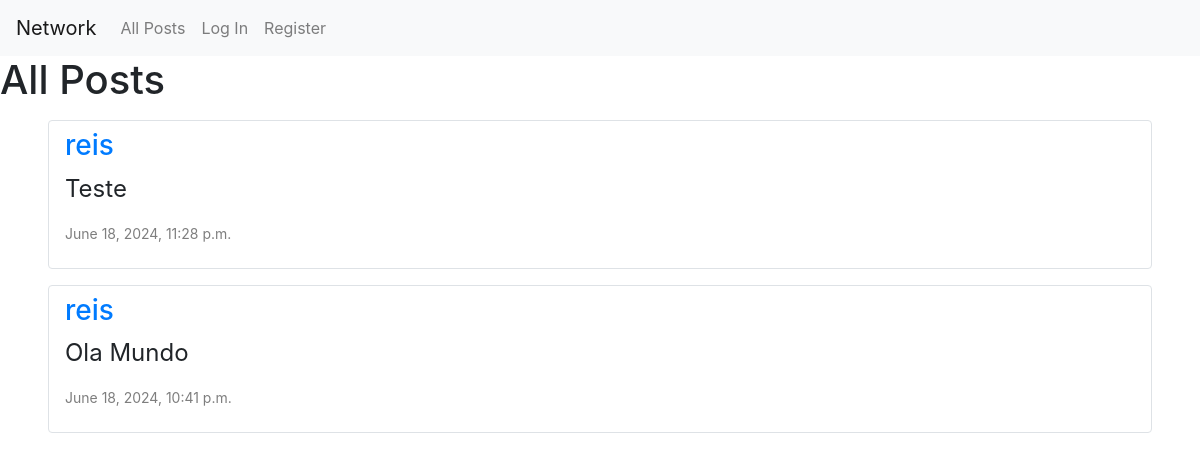
Before: / with the older database file.
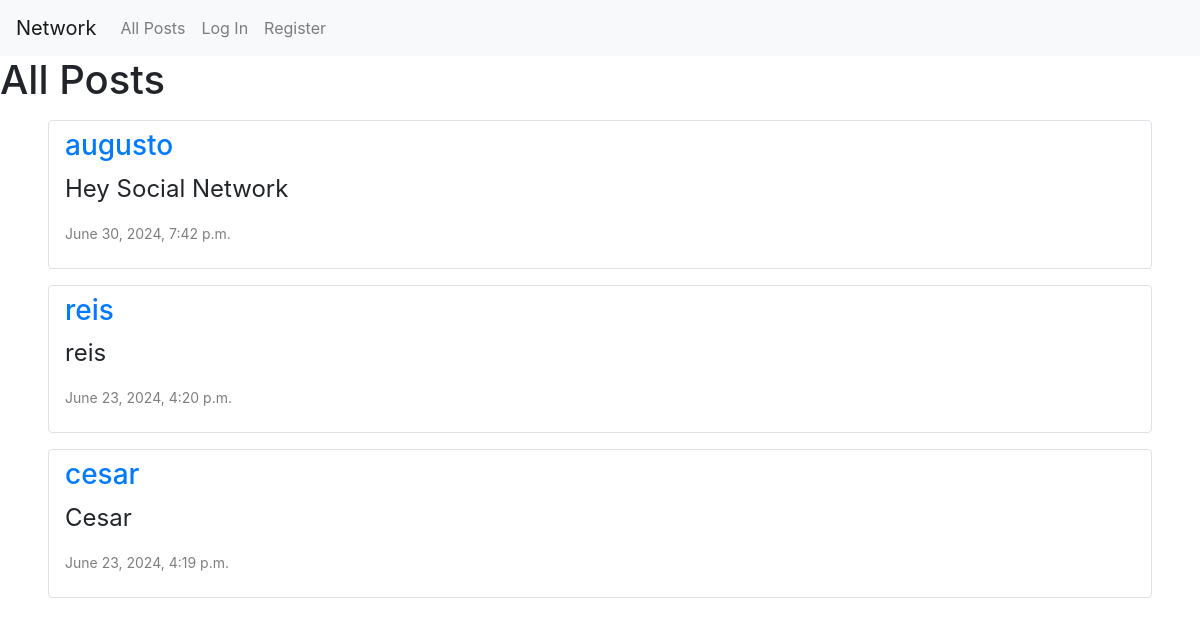
After: the same page with the newer database file.
### network/models.py (models this page shows, shortened)
class Post(models.Model):
    content = models.CharField(max_length=140)
    author = models.ForeignKey(User, on_delete=models.CASCADE, related_name="author")
    date = models.DateTimeField(auto_now_add=True)

class User(AbstractUser):
    pass

### network/views.py (the view)
# urls.py: path("", views.index, name="index"),
def index(request):
    allPosts = Post.objects.all().order_by("id").reverse()
    paginator = Paginator(allPosts, 10)
    allPosts = paginator.get_page(request.GET.get('page'))
    return render(request, "network/index.html",{
        "allPosts": allPosts,
    })

### network/templates/network/index.html (shortened to what this page needs)
{% extends 'network/layout.html' %}
{% block body %}
  <h1>All Posts</h1>
  <div class="all-posts">
    {% for post in allPosts %}
      <div class="post-card rounded my-3 mx-5 border py-2 px-3">
        <h3><a href="{% url 'profile' user_id=post.author.id %}">{{ post.author }}</a></h3>
        <p>{{ post.content }}</p>
        <p>{{ post.date }}</p>
      </div>
    {% endfor %}
  </div>
{% endblock %}

### network/templates/network/layout.html (shortened to what this page needs)
{% load static %}
<!DOCTYPE html>
<html lang="en">
  <head>
    <link rel="stylesheet" href="https://stackpath.bootstrapcdn.com/bootstrap/4.4.1/css/bootstrap.min.css" />
    <link href="{% static 'network/styles.css' %}" rel="stylesheet" />
  </head>
  <body>
    <nav class="navbar navbar-expand-lg navbar-light bg-light">
      <a class="navbar-brand" href="{% url 'index' %}">Network</a>
      <div>
        <ul class="navbar-nav mr-auto">
          <li class="nav-item">
            <a class="nav-link" href="{% url 'index' %}">All Posts</a>
          </li>
          {% if user.is_authenticated %}
            <li class="nav-item">
              <a class="nav-link" href="#">Following</a>
            </li>
            <li class="nav-item">
              <a class="nav-link" href="{% url 'logout' %}">Log Out</a>
            </li>
          {% else %}
            <li class="nav-item">
              <a class="nav-link" href="{% url 'login' %}">Log In</a>
            </li>
            <li class="nav-item">
              <a class="nav-link" href="{% url 'register' %}">Register</a>
            </li>
          {% endif %}
        </ul>
      </div>
    </nav>
    <div class="body">
      {% block body %}
      {% endblock %}
    </div>
  </body>
</html>

### network/static/network/styles.css (style rules this page uses)
.all-posts p:last-child { font-size: 14px; color: rgb(126, 126, 126); }
.all-posts p { font-size: 24px; }

Changed rows visible on the page:
removed Post: author "reis", content "Ola Mundo", date "June 18, 2024, 10:41 p.m."
added Post: author "augusto", content "Hey Social Network", date "June 30, 2024, 7:42 p.m."
changed Post "reis": content "Teste" → "reis"; date "June 18, 2024, 11:28 p.m." → "June 23, 2024, 4:20 p.m."
added Post: author "cesar", content "Cesar", date "June 23, 2024, 4:19 p.m."
